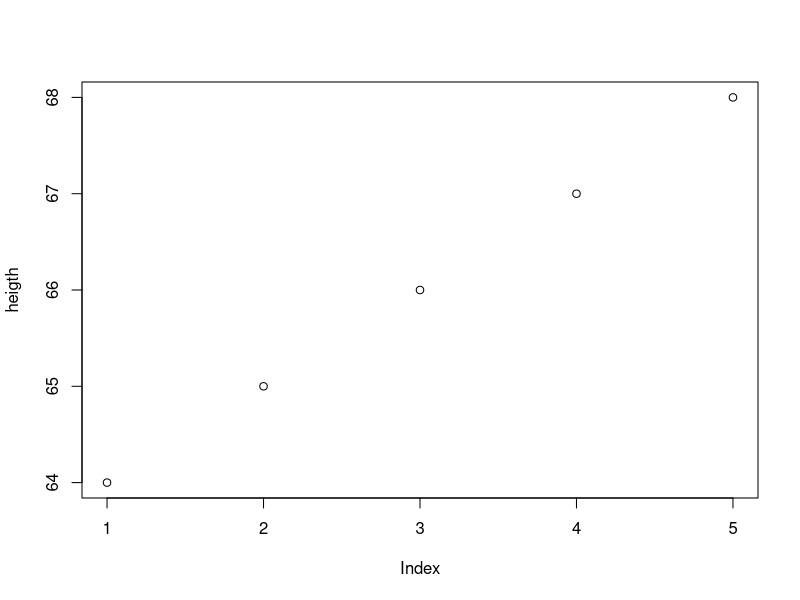

Write the R code that produced this figure.
#Ejercicio 7
#A partir del conjunto de datos "women" del paquete MASS, guardad en un vector 
#la altura (height) de las mujeres cuyo peso (weight) es superior a 131lb e 
#inferior a 150lb. 
library(MASS)
data("women")
table <- data.frame(women)

height_women <- c()
j <- 1

F_height <- function(){
  for(i in 1:length(women$height))
    if (women$weight[i] > 131)
    if (women$weight[i] < 150) {
      height_women[j] <- women$height[i]
      j <- j + 1
    }
  return (height_women)
}
heigth <- F_height()
heigth


#Calculad la media del vector y las posiciones asociadas (del conjunto 
#de datos "women") a los valores incluidos en el nuevo vector creado.

mean(heigth)
plot(heigth)
